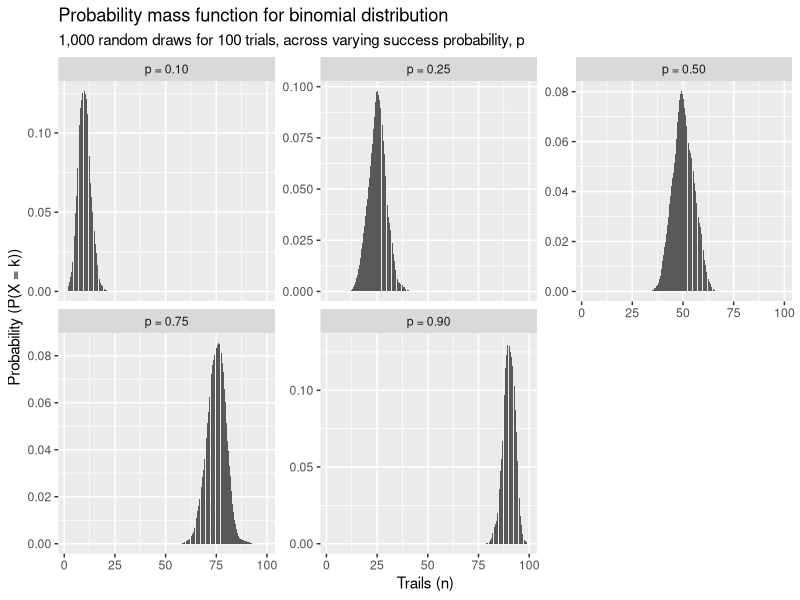
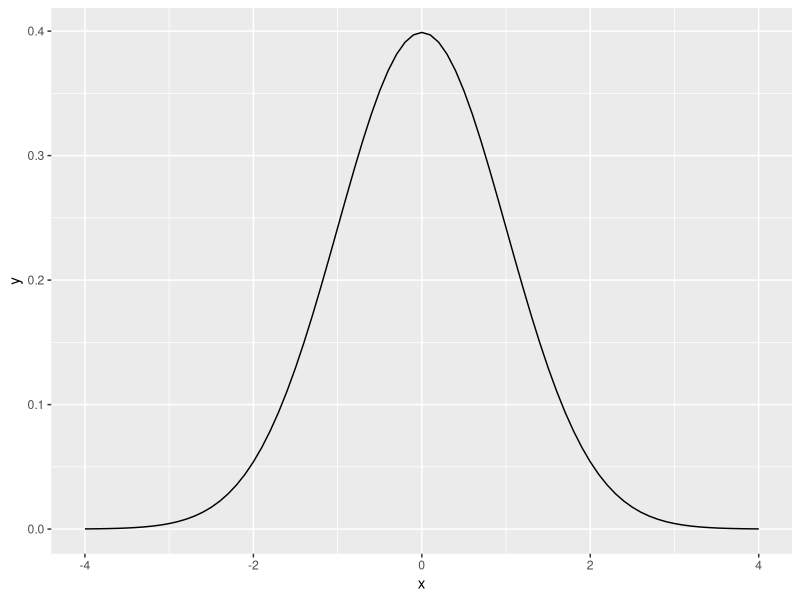
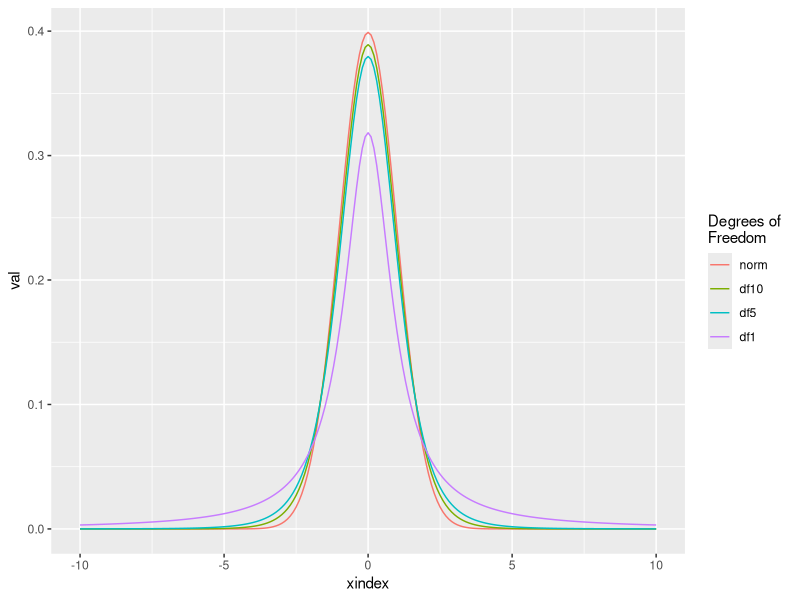
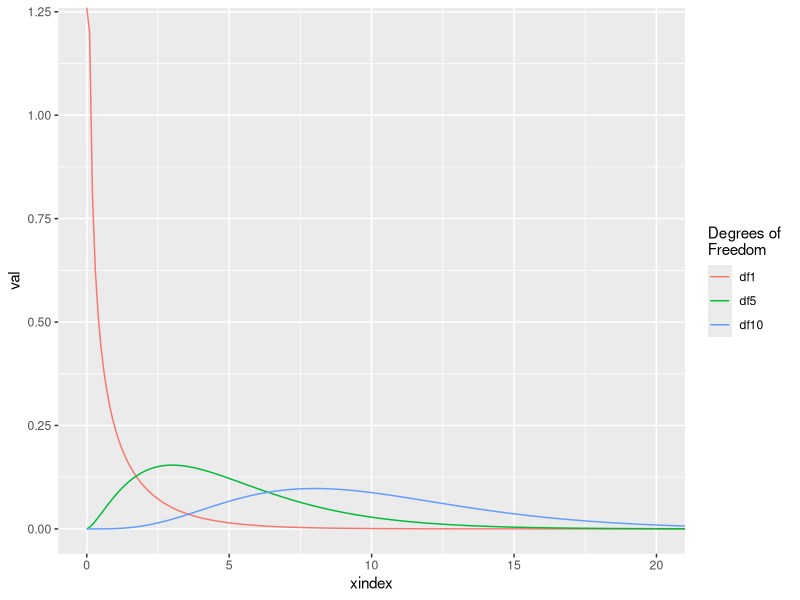
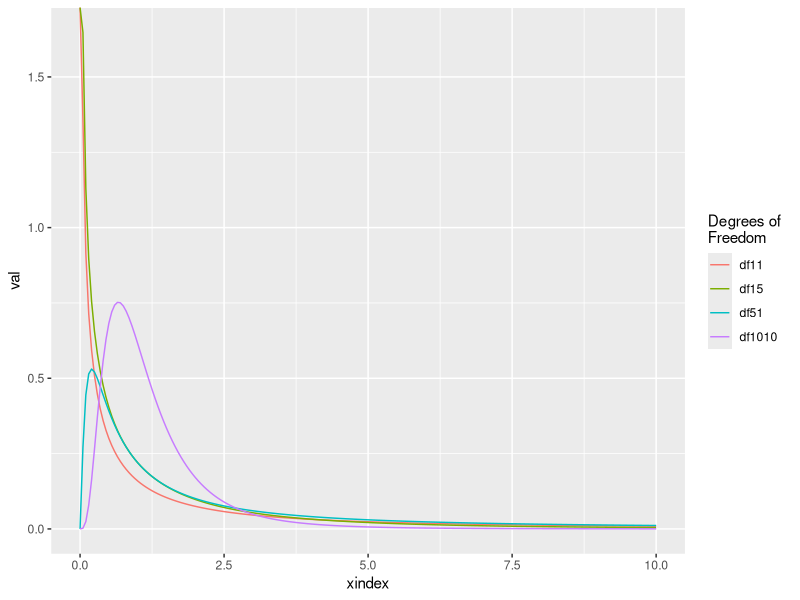
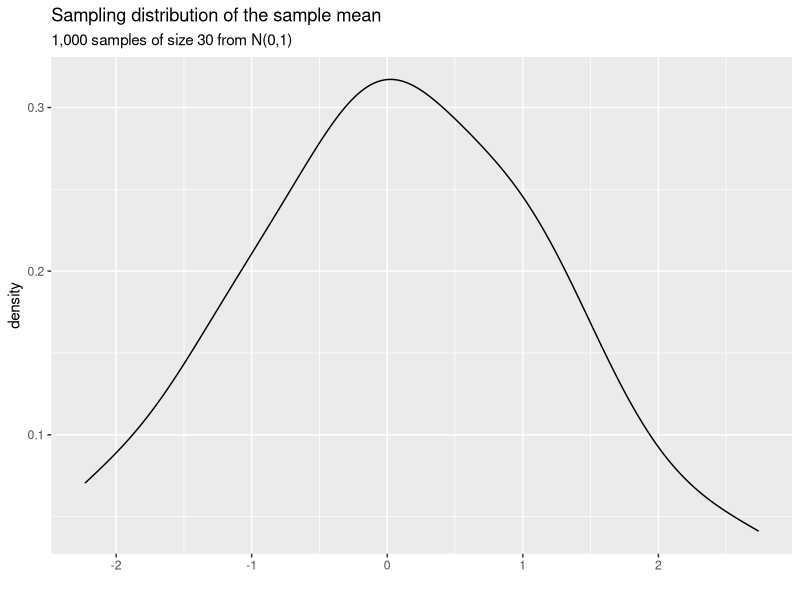
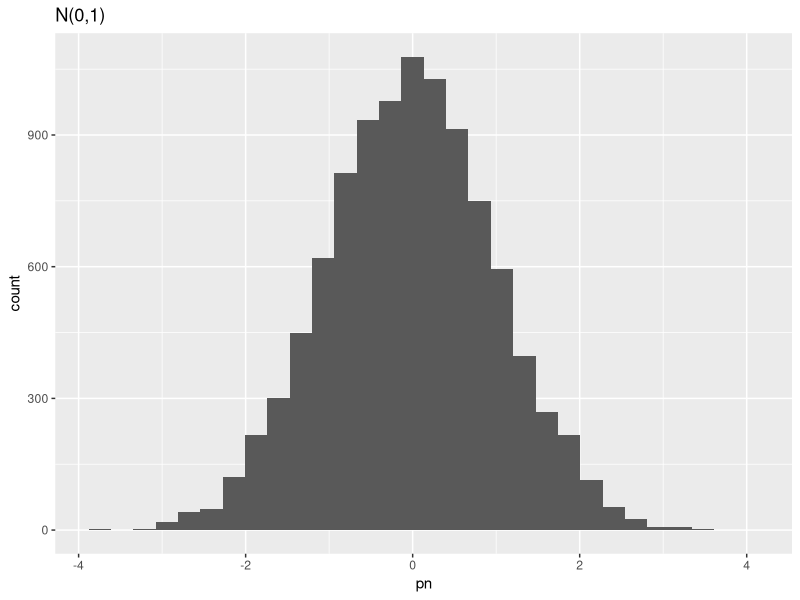
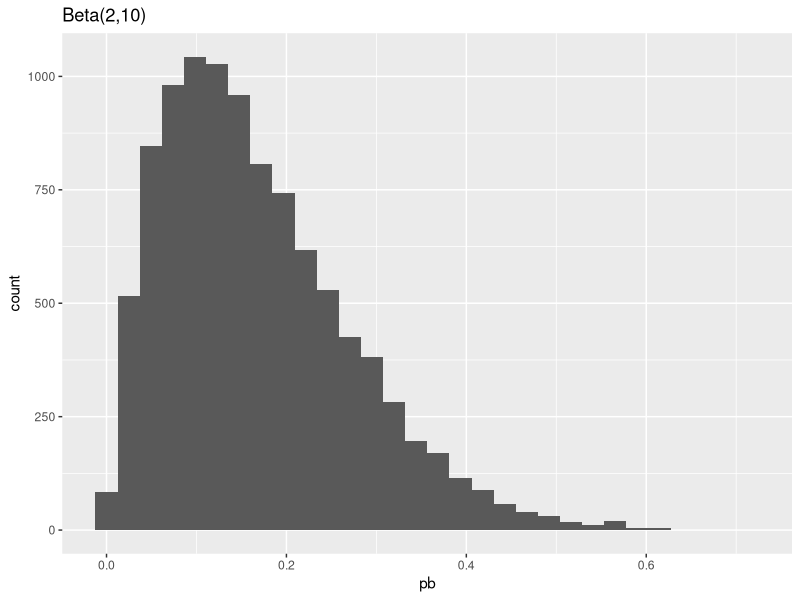

Generate these figures, in order, with R:
## ---- chunk 1
library(tidyverse)
## ---- chunk 2
# table of people giving age and height
d <- tibble(age    = sample(c(20,30,40),   1000, replace = TRUE),
            height = sample(c(50,60),      1000, replace = TRUE),
            gender = sample(c("M","F"),    1000, replace = TRUE),
            group  = sample(LETTERS[1:10], 1000, replace = TRUE))

# simple random sample of 100 individuals (rows) from d
d[sample(1:1000, 100, replace = FALSE), ]

# stratified random sample: gender is the strata.
# take 50 random samples from each strata.
split(d, d$gender) %>% 
  lapply(., function(x) x[ sample(1:nrow(x), 50 , replace=FALSE) , ] )

# cluster sample: groups A:E are the cluster. 
filter(d, group %in% LETTERS[1:5]) 
## ---- chunk 3
expand.grid(1:6, 1:6)
nrow(expand.grid(1:6, 1:6)) # number of outcomes in S
## ---- chunk 4
# x_i = prior convictions, n = number of prisoners
d <- tibble(xi = 0:4, n = c(80,265,100,40,15))

# probability of event x_i, f(x_i)
d$p <- d$n / sum(d$n)

# expected value = sum(x_i * f(x_i))
ev <- sum(d$xi * d$p) 
ev # 1.29 prior convictions (E doesn't need to be a count)

# variance = sum(x_i - EV) * f(x_i)
var <- sum((d$xi - ev)^2 * d$p)
var

# standard deviation 
sd <- sqrt(var)
sd
## ---- chunk 5
# consider 5 independent trials with 25% success. 
# probability of 0 successes: P(X=0)
dbinom(x=0, size=5, prob=0.25)

# probability of 4 or more successes, P(X >= 4)
dbinom(x=4, size=5, prob=0.25) + dbinom(x=5, size=5, prob=0.25)
# same as
sum( dbinom(x=4:5, size=5, prob=0.25) )

# expected value for 5 trails? E(X) = np
5 * 0.25

# standard deviation of successes in 5 trails, 
# SD = sqrt(Var), and Var = np(1 - p)
sqrt(5*0.25*0.75)
## ---- chunk 6
# `rbinom` is somewhat confusing, since the n parameter refers to the 
# number of samples to draw, and the SIZE is actually the n in common
# formulations of the binomial distribution
tibble(`p = 0.10` = rbinom(n=1000, size = 100, prob = 0.10),
       `p = 0.25` = rbinom(n=1000, size = 100, prob = 0.25),
       `p = 0.50` = rbinom(n=1000, size = 100, prob = 0.50),
       `p = 0.75` = rbinom(n=1000, size = 100, prob = 0.75),
       `p = 0.90` = rbinom(n=1000, size = 100, prob = 0.90)) %>% 
  pivot_longer(cols = 1:5, names_to = "p", values_to = "val") %>% 
  ggplot(aes(val)) +
  geom_histogram(stat = "density") +
  facet_wrap(~p, scales = "free_y") +
  labs(title = "Probability mass function for binomial distribution",
       subtitle = "1,000 random draws for 100 trials, across varying success probability, p",
       x = "Trails (n)", y = "Probability (P(X = k))") 
## ---- chunk 7
# simulate a standard normal distribution
tibble(x = seq(-4,4,by=0.1), 
       y = dnorm(seq(-4,4,by=0.1), 0, 1)) %>% 
  ggplot(aes(x, y)) +
  geom_line()
## ---- chunk 8
x <- seq(-10, 10, by = 0.1)
tibble(xindex = x,
       norm  = dnorm(x),
       df1   = dt(x, 1), 
       df5   = dt(x, 5), 
       df10  = dt(x, 10)) %>% 
  pivot_longer(-xindex, names_to = "dof", values_to = "val") %>% 
  mutate(dof = factor(dof, levels = c('norm','df10', 'df5', 'df1'))) %>% 
  ggplot(aes(xindex, val, color = dof)) +
  geom_line() +
  coord_cartesian(xlim = c(-10, 10)) +
  labs(color = "Degrees of \nFreedom")
## ---- chunk 9
x <- seq(0, 30, by = 0.1)
tibble(xindex = x,
       df1   = dchisq(x, 1), 
       df5   = dchisq(x, 5), 
       df10  = dchisq(x, 10)) %>% 
  pivot_longer(-xindex, names_to = "dof", values_to = "val") %>% 
  mutate(dof = factor(dof, levels = c('df1', 'df5', 'df10'))) %>% 
  ggplot(aes(xindex, val, color = dof)) +
  geom_line() +
  coord_cartesian(xlim = c(0, 20)) +
  labs(color = "Degrees of \nFreedom")
## ---- chunk 10
x <- seq(0, 10, by = 0.05)
tibble(xindex = x,
       df11   = df(x, 1, 1), 
       df15   = df(x, 1, 5), 
       df51   = df(x, 5, 1),
       df1010 = df(x, 10, 10)) %>% 
  pivot_longer(-xindex, names_to = "dof", values_to = "val") %>% 
  mutate(dof = factor(dof, levels = c('df11', 'df15', 'df51', 'df1010'))) %>% 
  ggplot(aes(xindex, val, color = dof)) +
  geom_line() +
  coord_cartesian(xlim = c(0, 10)) +
  labs(color = "Degrees of \nFreedom")
## ---- chunk 11
set.seed(7)

# create a population from the standard normal distribution
pop <- rnorm(10000)

# take 20 samples from the population, compute mean, and repeat 1000 times
x <- vector(length = 1000)

for(i in 1:1000) {
  s    <- sample(pop, 30, replace = FALSE)
  x[i] <- mean(s) 
}

tibble(s) %>% 
  ggplot(aes(s)) +
  geom_line(stat="density") +
  labs(title = "Sampling distribution of the sample mean",
       subtitle = "1,000 samples of size 30 from N(0,1)", x = "")
## ---- chunk 12
# simulate normal population
pn <- rnorm(10000,0,1)
ggplot(tibble(pn), aes(pn)) + geom_histogram() + labs(title = "N(0,1)")

# skewed population - beta distribution
pb <- rbeta(10000, 2, 10) 
ggplot(tibble(pb), aes(pb)) + geom_histogram() + labs(title="Beta(2,10)")

# sample extremely small sample sizes from normal population
sample_dist <- function(dist, n, ...) {
  return(sapply(1:10000, function(x) mean(sample(dist, n))))
}

tibble(n2   = sample_dist(pn, n = 2),
       n100 = sample_dist(pn, 100),
       b2   = sample_dist(pb, 2),
       b100 = sample_dist(pb, 100)) %>% 
  pivot_longer(everything(), names_to = "dist", values_to = "sample_mean") %>% 
  ggplot(aes(sample_mean)) +
  geom_line(stat="density") +
  facet_wrap(~dist, scales = "free") +
  labs(subtitle = "Skewed beta population with small sample size -> skewed sampling distribution \nNormal population with small sample size -> normal sampling distribution \nLarge sample size from skewed or normal distribution -> normal sampling distribution")
## ---- chunk 13
x <- seq(-10,10,0.01)
tibble(
  x = x,
  `1` = dt(x, df = 1),
  `2` = dt(x, df = 10),
  `20` = dt(x, df = 100),
  `200` = dt(x, df = 500),
  `N(0,1)` = dnorm(x)
) %>% 
  pivot_longer(-x, names_to = "dof", values_to = "y") %>% 
  ggplot(aes(x, y, color = dof)) +
  geom_line() +
  labs(title = "Student's t-distribution",
       subtitle = "Increasingly normal with increasing degrees of freedom = (n-1)",
       color ="Degrees of \nfreedom \n(n-1)", x="",y="Density")
